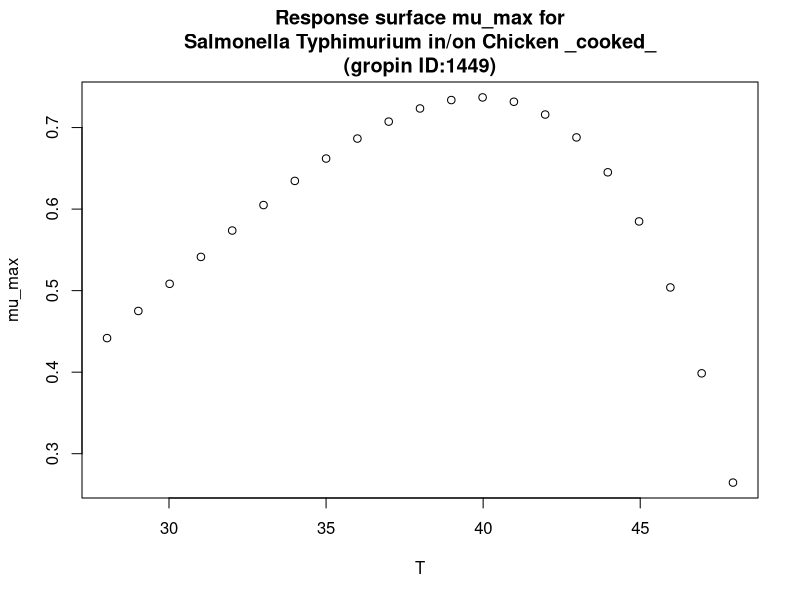

Source code (R):
#############################
# start of Parameter script
#############################
T <- seq(28.028,47.952047952048,length.out=21)
#############################
# end of Parameter script
#############################
############################# 
# start of Model script Gropin ID 1449 
#############################
 
# constant coefficients for this model
 
variables <- data.frame(T)
argumentsPar <- expand.grid(variables)
 
# heart of the model
response_surface <- function(T) {
   mumax <-((0.02973*(T-4.703))^2)*(1-exp(0.1172*(T-49.44)))

return(mumax=mumax)
} 

# output parameters
mumax <- cbind(argumentsPar,response_surface(argumentsPar['T']))
colnames(mumax) <- c(colnames(argumentsPar),'mumax')
#############################
# End of Model script
#############################
############################# 
# start of Visualisation script Gropin ID 1449 
#############################
plot(T,mumax$mumax,
                          xlab='T',
                          ylab='mu_max',main='Response surface mu_max for
Salmonella Typhimurium in/on Chicken _cooked_
(gropin ID:1449)')
#############################
# End of Visualisation script
#############################
